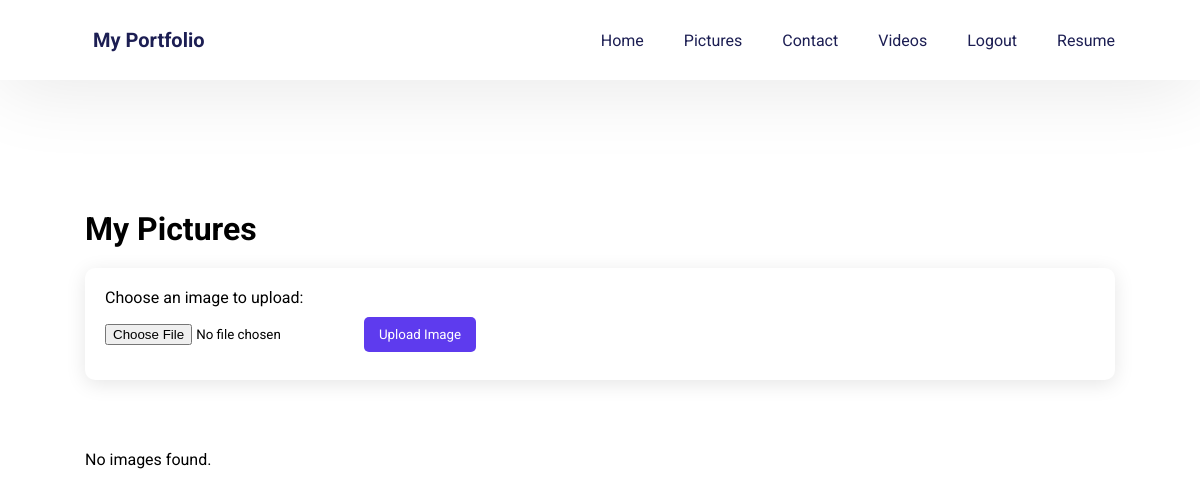
Before: /pictures.php with the older database file.
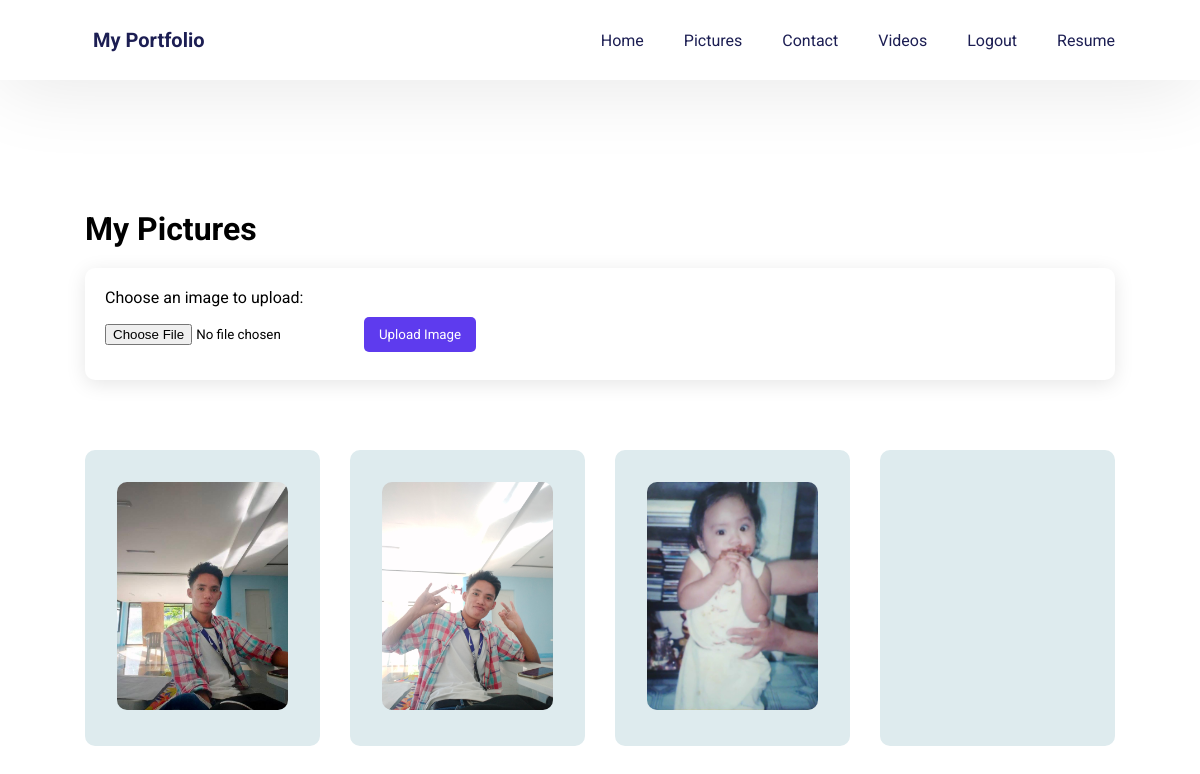
After: the same page with the newer database file.
### tables this page shows
CREATE TABLE `album` (
  `id` int(11) NOT NULL,
  `my_pictures` varchar(255) NOT NULL
);

### pictures.php (the view, shortened to what this page needs)
<?php include('connection.php');
?>
<!DOCTYPE html>
<html lang="en">
<head>
    <link href='https://unpkg.com/boxicons@2.1.4/css/boxicons.min.css' rel='stylesheet'>
    <link rel="stylesheet" href="./css/style.css">
</head>
<body>
    <nav>
        <div class="logo">
            <a href="home.php" target="_blank">My Portfolio</a>
        </div>
        <ul>
            <li><a href="home.php">Home</a></li>
            <li><a href="pictures.php">Pictures</a></li>
            <li><a href="contacts.php">Contact</a></li>
            <li><a href="videos.php">Videos</a></li>
            <li><a href="logout.php">Logout</a></li>
            <li><a href="https://www.canva.com/design/DAGUusHUEpM/tjvdJgFAlAbbKkhh2XKPHw/edit?utm_content=DAGUusHUEpM&utm_campaign=designshare&utm_medium=link2&utm_source=sharebutton">Resume</a></li>
        </ul>
    </nav>
    <div class="pictures" id="pictures">
        <h3>My Pictures</h3>
        <form action="" method="post" enctype="multipart/form-data" class="upload-form">
            <label for="image">Choose an image to upload:</label>
            <input type="file" id="image" name="image" accept="image/*" required>
            <button type="submit" name="upload">Upload Image</button>
        </form>
        <div class="skill-items">
            <?php
            $sql = "SELECT * FROM album";
            $result = $connection->query($sql);
            if ($result->num_rows > 0) {
                while ($album = $result->fetch_assoc()) {
                    echo '<div class="item">';
                    echo '<img src="./images/' . $album['my_pictures'] . '" alt="">';
                    echo '</div>';
                }
            } else {
                echo '<p>No images found.</p>';
            }
            ?>
        </div>
    </div>
</body>
</html>

### css/style.css (style rules this page uses)
html { scroll-behavior: smooth; }
* { margin: 0; padding: 0; box-sizing: border-box; font-family: 'Roboto', sans-serif; }
a { text-decoration: none; color: #1c1e53; transition: color 0.3s ease; }
li { list-style: none; }
nav { background-color: #fff; position: sticky; top: 0; padding: 0 85px; display: flex; align-items: center; justify-content: space-between; height: 80px; box-shadow: 0 5px 80px rgba(0, 0, 0, 0.1); }
nav .logo { display: flex; align-items: center; }
nav .logo a { margin-left: 8px; font-weight: bold; font-size: 20px; }
nav ul { display: flex; gap: 40px; }
.pictures { padding: 110px 85px 0; }
.pictures h3, .about .right h3, .video .header h3 { font-size: 40px; margin-top: 20px; }
.pictures .skill-items { display: flex; margin-top: 70px; gap: 30px; }
.pictures .skill-items .item { background-color: #deebee; width: 25%; border-radius: 10px; padding: 32px; cursor: pointer; transition: all 0.3s ease; }
.pictures .skill-items .item img { width: 100%; height: auto; max-width: 300px; border-radius: 10px; }
@media screen and (max-width: 1200px) { .pictures .skill-items .item { width: 49%; } }
@media screen and (max-width: 1200px) { .pictures h3, .about .right h3, .video .header h3 { font-size: 32px; } }
.upload-form { background-color: #fff; padding: 20px; border-radius: 10px; box-shadow: 0 4px 20px rgba(0, 0, 0, 0.1); margin-top: 20px; }
.upload-form label { font-size: 16px; margin-bottom: 10px; display: block; }
.upload-form input[type="file"] { margin-bottom: 15px; }
.upload-form button { background-color: #5e3bee; color: white; padding: 10px 15px; border: none; border-radius: 5px; cursor: pointer; transition: background-color 0.3s ease; }

Changed rows visible on the page:
added album: my_pictures (picture)
added album: my_pictures (picture)
added album: my_pictures (picture)
Other visible differences:
text no longer shown: "No images found."
